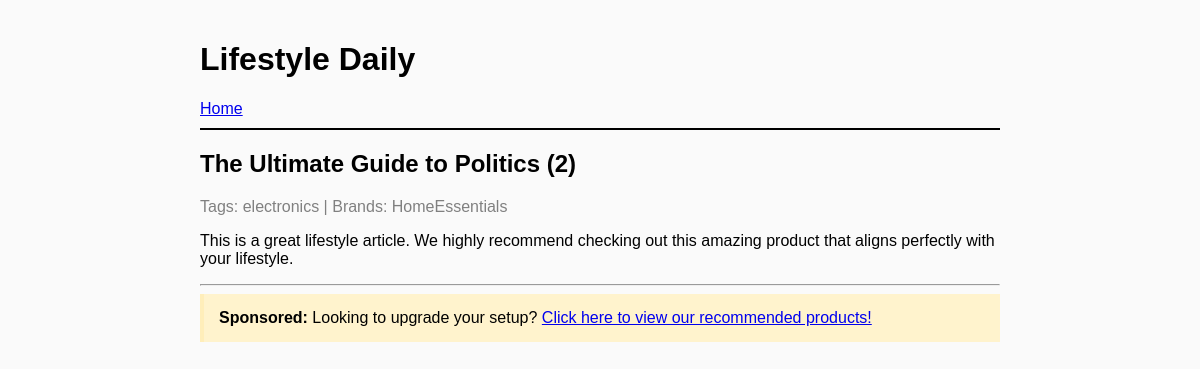
Before: /post/post-2 with the older database file.
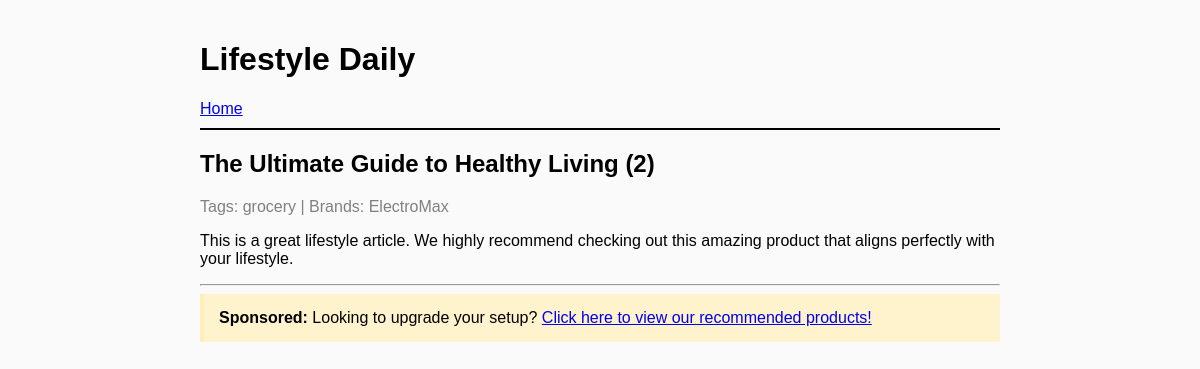
After: the same page with the newer database file.
### models.py (models this page shows)
class Article(db.Model):
    __tablename__ = "articles"
    id = db.Column(db.Integer, primary_key=True)
    slug = db.Column(db.String(100), unique=True)
    title = db.Column(db.String(200))
    content = db.Column(db.Text)
    affiliate_link = db.Column(db.String(255))
    target_categories = db.relationship(
        "Category",
        secondary=article_category_link,
        lazy="subquery",
        backref=db.backref("articles", lazy=True),
    )
    target_brands = db.relationship(
        "Brand",
        secondary=article_brand_link,
        lazy="subquery",
        backref=db.backref("articles", lazy=True),
    )

class Category(db.Model):
    __tablename__ = "categories"
    id = db.Column(db.Integer, primary_key=True)
    name = db.Column(db.String(50), unique=True)

class Brand(db.Model):
    __tablename__ = "brands"
    id = db.Column(db.Integer, primary_key=True)
    name = db.Column(db.String(50), unique=True)

### app.py (the view)
@app.route("/post/<slug>")
def post(slug):
    article = Article.query.filter_by(slug=slug).first_or_404()
    return render_template("post.html", article=article)

### templates/post.html (shortened to what this page needs)
{% extends 'base.html' %}
{% block content %}
  <h2>{{ article.title }}</h2>
  <p style="color: gray;">
    Tags:
    {% for c in article.target_categories %}
      {{ c.name }}
    {% endfor %}
    |
    Brands:
    {% for b in article.target_brands %}
      {{ b.name }}
    {% endfor %}
  </p>
  <p>{{ article.content }}</p>
  <hr>
  <div style="background: #fff3cd;
              padding: 15px;
              border-left: 4px solid #ffeeba">
    <strong>Sponsored:</strong> Looking to upgrade your setup?
    <a href="{{ article.affiliate_link }}">Click here to view our recommended products!</a>
  </div>
{% endblock %}

Changed rows visible on the page:
no longer on this page (row unchanged): Category: name "electronics"
no longer on this page (row unchanged): Brand: name "HomeEssentials"
changed Article: title "The Ultimate Guide to Politics (2)" → "The Ultimate Guide to Healthy Living (2)"
now on this page (row unchanged): Category: name "grocery"
now on this page (row unchanged): Brand: name "ElectroMax"
